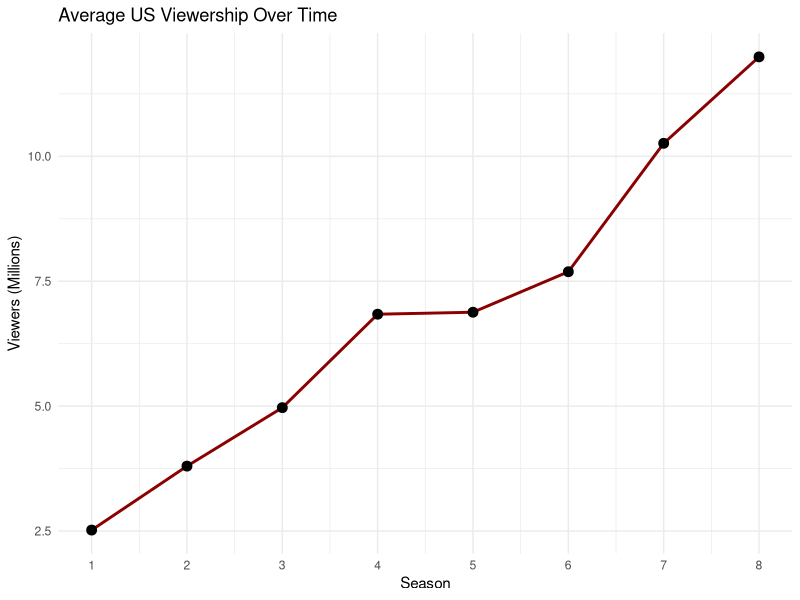
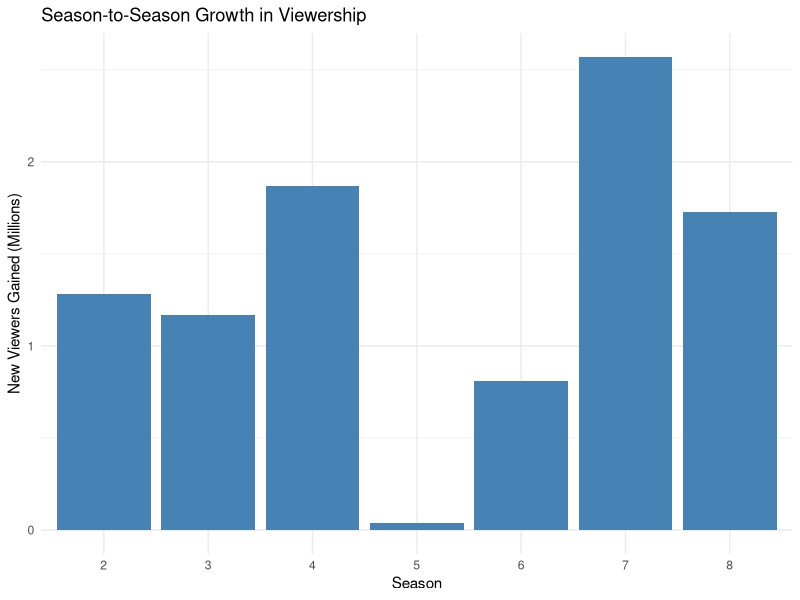

The R script that drew these images, in order:
## ---- chunk 1
1 + 1
## ---- chunk 2
#| echo: false
2 * 2
## ---- chunk 3
# Load necessary libraries
library(ggplot2)
library(dplyr)

# Create the dataset based on Wikipedia's average US viewership per season (in millions)
got_data <- data.frame(
  Season = 1:8,
  Viewers_Millions = c(2.52, 3.80, 4.97, 6.84, 6.88, 7.69, 10.26, 11.99)
)

# Calculate season-to-season changes
got_data <- got_data %>%
  mutate(Viewers_Change = Viewers_Millions - lag(Viewers_Millions))

# Extract specific numbers for inline references
s1_viewers <- got_data$Viewers_Millions[1]
s8_viewers <- got_data$Viewers_Millions[8]
change_s7_s8 <- round(got_data$Viewers_Millions[8] - got_data$Viewers_Millions[7], 2)
## ---- chunk 4
# Graph 1: Viewership over time
ggplot(got_data, aes(x = Season, y = Viewers_Millions)) +
  geom_line(color = "darkred", linewidth = 1) +
  geom_point(color = "black", size = 3) +
  scale_x_continuous(breaks = 1:8) +
  labs(
    title = "Average US Viewership Over Time",
    x = "Season",
    y = "Viewers (Millions)"
  ) +
  theme_minimal()
## ---- chunk 5
# Graph 2: Season-to-season changes
ggplot(got_data[!is.na(got_data$Viewers_Change), ], aes(x = factor(Season), y = Viewers_Change)) +
  geom_col(fill = "steelblue") +
  labs(
    title = "Season-to-Season Growth in Viewership",
    x = "Season",
    y = "New Viewers Gained (Millions)"
  ) +
  theme_minimal()
